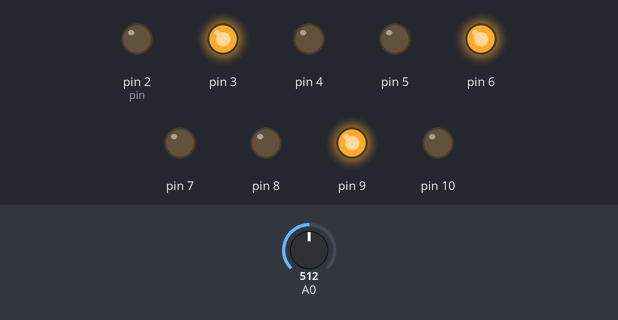
This sketch was run on a simulated Arduino Uno, built with avr-gcc and run on an emulated ATmega328P. Parts: output pins drawn as LEDs (lit = HIGH). Inputs (shaded band) come from the test bench; at power-on: A0 = 512. What the sketch prints to the serial monitor is not drawn.

Above: at 1.2 s.
1.3 s: A0 set to 602
2.8 s: A0 set to 628
At 3.9 s:
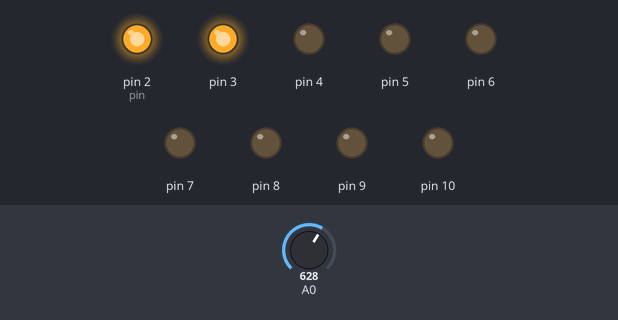
4.3 s: A0 set to 511
At 5.1 s:
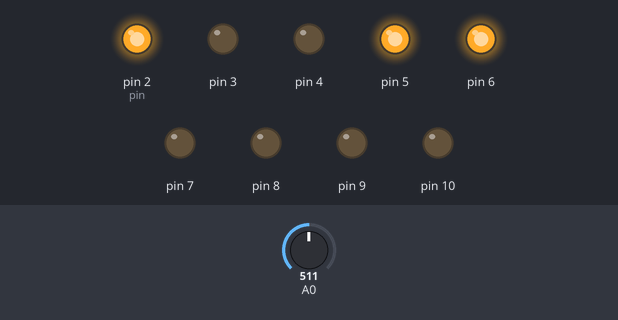
5.8 s: A0 set to 423
7.3 s: A0 set to 392
At 8.5 s:
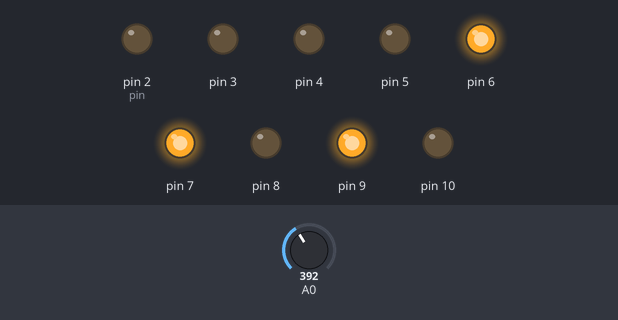
8.8 s: A0 set to 716
At 9.7 s:
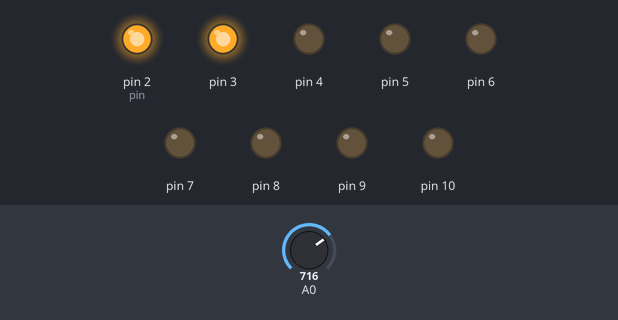
Timing chart, 0 to 11.3 s (numbered marks = the images above; inputs shaded):
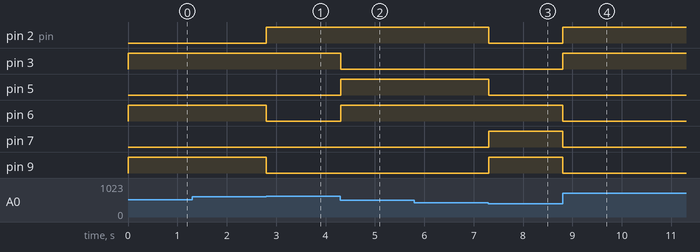

The sketch:

24_7SegmentTrans.ino
```cpp
byte digits2[10][8] =
{
  {0,0,0,0,0,0,1,0},
  {1,0,0,1,1,1,1,1},
  {0,0,1,0,0,1,0,0},
  {0,0,0,0,1,1,0,1},
  {1,0,0,1,1,0,0,0},
  {0,1,0,0,1,0,0,1},
  {1,1,0,0,0,0,0,0},
  {0,0,0,1,1,0,1,1},
  {0,0,0,0,0,0,0,0},
  {0,0,0,1,1,0,0,1}
};
int select = 0;
void setup() {
  for(int i = 2; i < 10; i++)
  {
    pinMode(i, OUTPUT);
  }
  // LED
  pinMode(10, OUTPUT);
  // SOUND
  pinMode(13, OUTPUT);

  Serial.begin(9600);
}

void loop() {
  int sensorValue = map(analogRead(A0), 0, 1023, 0, 10);

  if(sensorValue >= 9)
  {
    digitalWrite(10, HIGH);
    tone(13, 262, 250);
  }
  else
  {
    digitalWrite(10, LOW);
    noTone(13);
  }
  Serial.println(sensorValue);
  displayDigit(sensorValue);
}

void displayDigit(int num)
{
  int pin = 2;
  for(int i = 0; i < 8; i++)
  {
    digitalWrite(pin + i , digits2[num][i]);
  }
}
```

Measured:
- the behaviour switches between 613 and 614 on A0 (found by bisection; images 0 and 1)
- the behaviour switches between 410 and 409 on A0 (found by bisection; images 2 and 3)
- after the input at 2.8 s, pin 2 (pin): LOW → HIGH at once; pin 6, pin 9: HIGH → LOW at once
- after the input at 4.3 s, pin 3: HIGH → LOW at once; pin 5, pin 6: LOW → HIGH at once
- after the input at 7.3 s, pin 2 (pin), pin 5: HIGH → LOW at once; pin 7, pin 9: LOW → HIGH at once
- after the input at 8.8 s, pin 2 (pin), pin 3: LOW → HIGH at once; pin 6, pin 7, pin 9: HIGH → LOW at once
